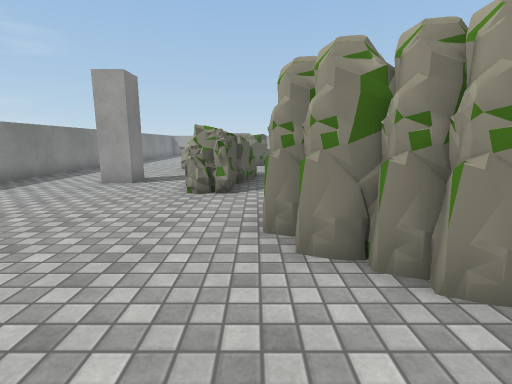
[1] (above)

22 first-person views from a walk through a Unity game level. The camera is 1.3 m above the floor, tilts 10° down and sees 85° across. The floor is counted in squares, 1 m on a side. Each view is taken from the middle of a square. On the plan, view 1 faces up. The plan holds only what a view shows up to about 13 squares ahead; the rest is blank. The place goes on beyond the plan. The player is left out. Some animated figures are left out. Some surface patterns are stand-ins.

[2]
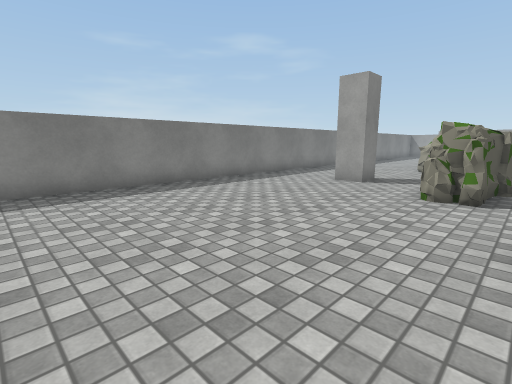

[3]
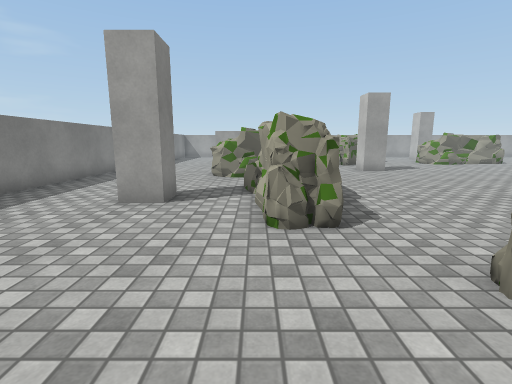

[4]
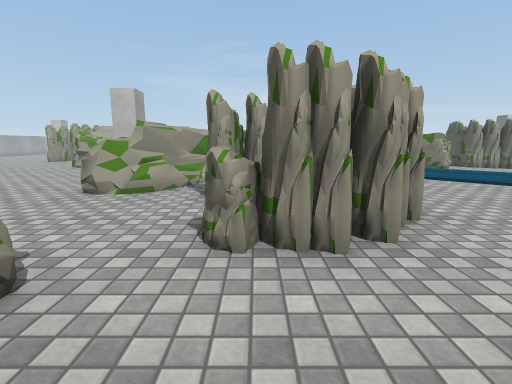

[5]
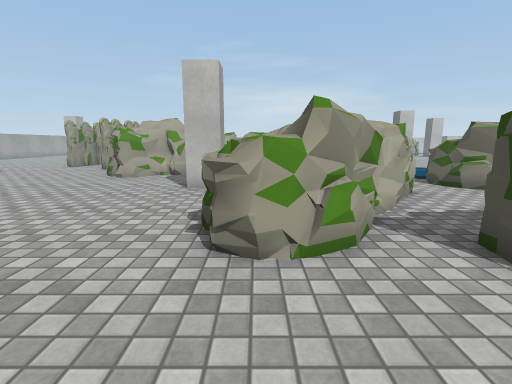

[6]
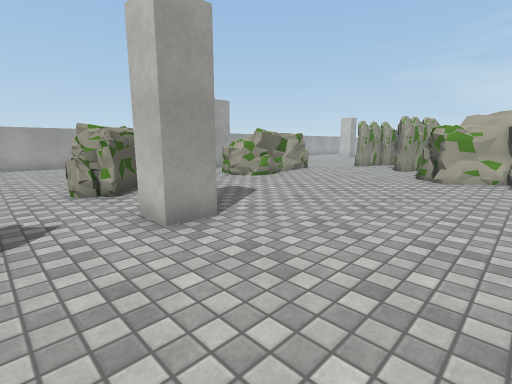

[7]
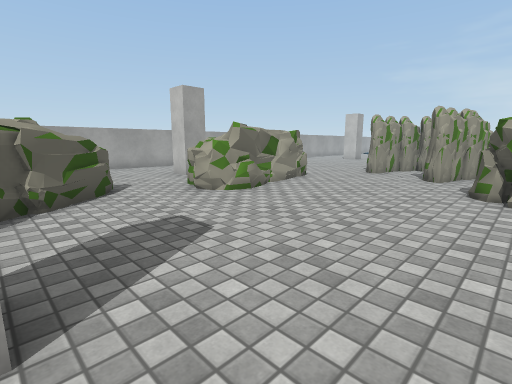

[8]
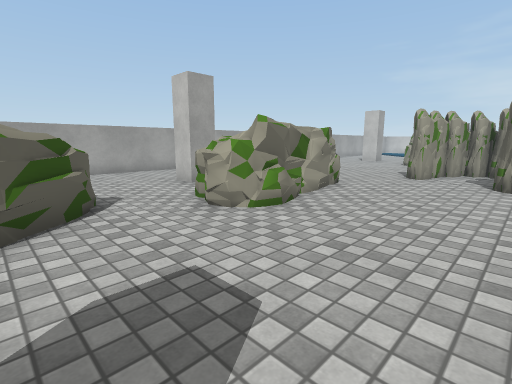

[9]
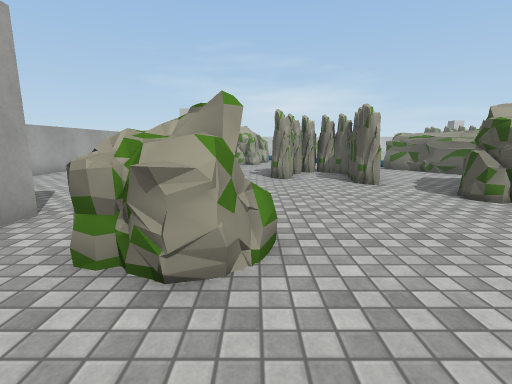

[10]
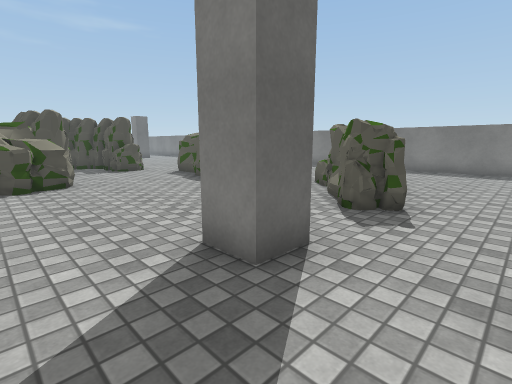

[11]
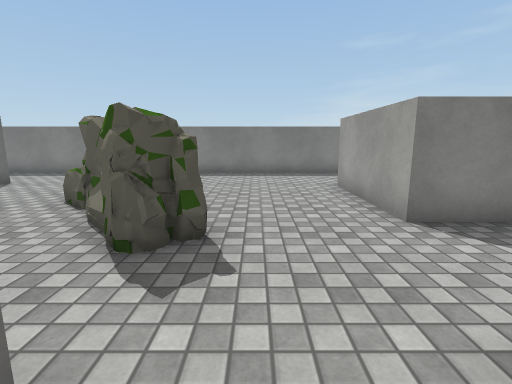

[12]
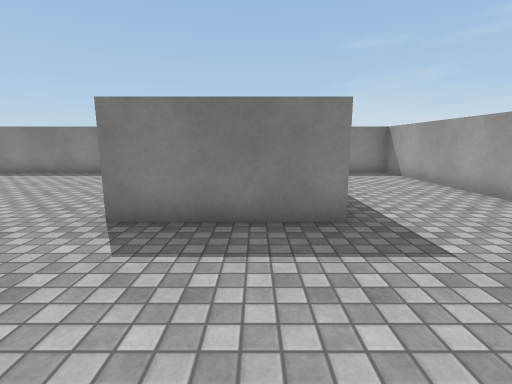

[13]
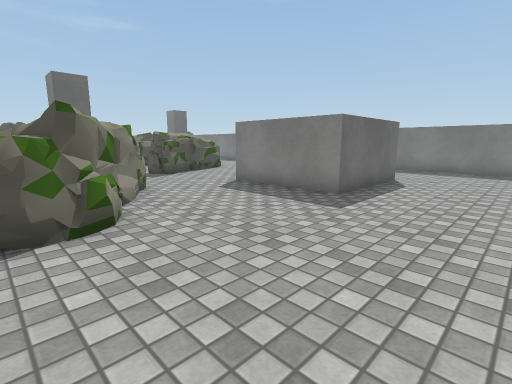

[14]
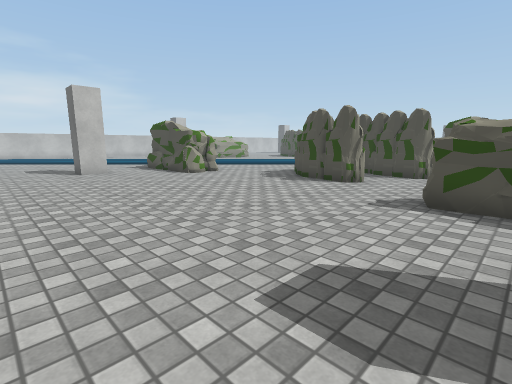

[15]
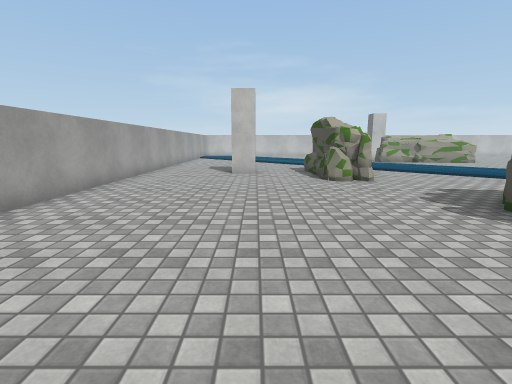

[16]
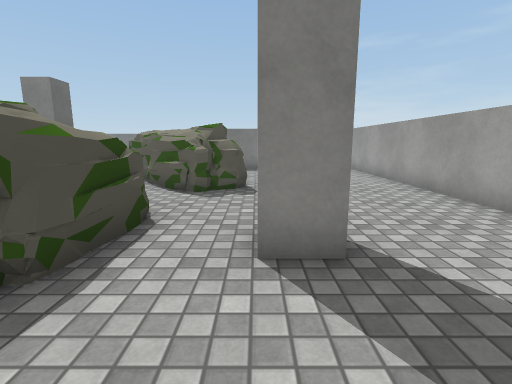

[17]
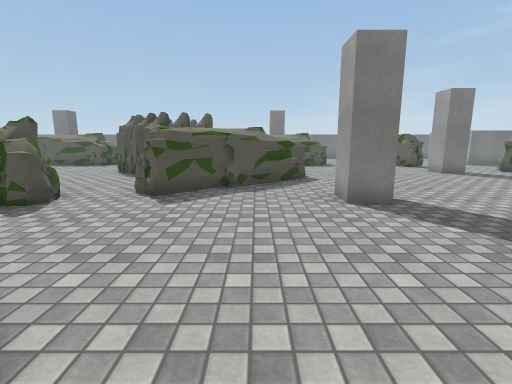

[18]
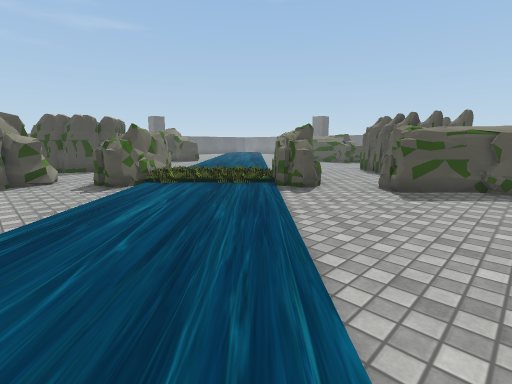

[19]
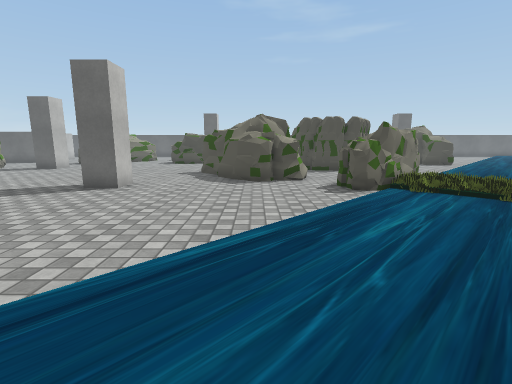

[20]
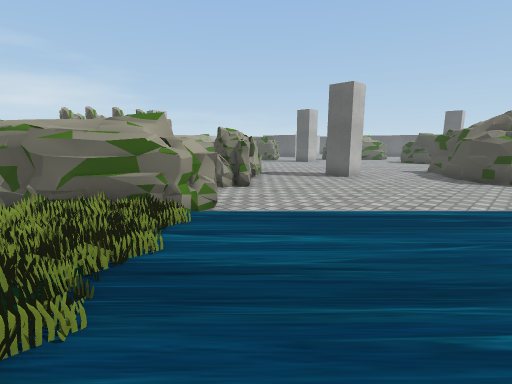

[21]
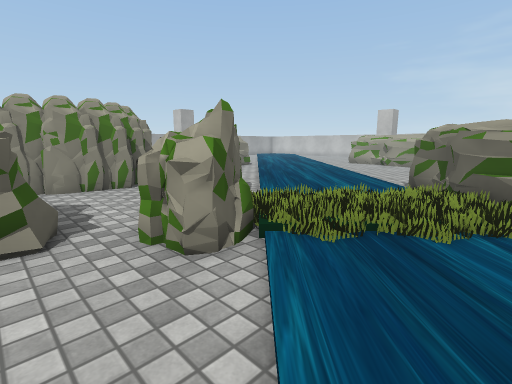

[22]
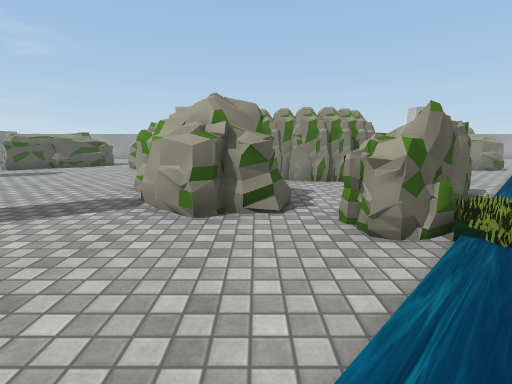

### Floor plan
Key: @ floor where view 1 was taken; # wall or solid block; . main floor; : floor 0.25 m higher than the main floor; ~ liquid the walk can cross; O other object.
Columns run from 9 left of view 1 to 23 right of it. Each row starts with its distance up from view 1.
 29 ########  ###########     #######
 28 #................................
 27 #................................
 26 #................................
 25 #..................##............
 24 #....####......O...##............
 23 #       #.....OO.................
 22 #       #....OOO..OOO.O..........
 21 #....####...OOOO.OOOOOO.........O
 20 #...........OO....OOO...........O
 19 #...........O............OOOO....
 18 #..........................OO....
 17 #........OO.##..........O..OOO...
 16 #.....  OO..##..........OOOOO  ..
 15 #....OOOO............OO....O   ..
 14 #....OOO.............OOO..... ..~
 13 #.. ..... ...........OOOO...OO.~~
 12 #.. ...   ............OOO..OO.~~~
 11 #......O O........##...OO.OO  ~~~
 10 #...##.O O....O...##......OO O ~~
  9 #...##.OO....OOO...........~:O  O
  8 #......OO....OOOO.........~~.O OO
  7 #.......O......OOO.......~~~~OOO
  6 #.........O.OOO.OOO.....~~~~~.OO
  5 #........OO..OO..OO....~~~~~....
  4 #........OOO.OO.......~~~~~.....O
  3 #.........OOOOO...OO.~~~~~.....OO
  2 #..........OOO....OO~~~~~.......O
  1 #............... OO:O~~~.........
  0 #....... @ .....   .OO~..........
 -1             ....      OO......##.
 -2              ...~~    OO..O...#
 -3               .~~~~~   .OOOO...
 -4                 ~~~      OOO....
 -5                ~~~.        OO...

Positions as (right, up) in squares from view 1, and headings:
1: (0, 0), facing up
2: (0, 0), facing up-left
3: (-2, 3), facing up
4: (-3, 5), facing right
5: (1, 9), facing right
6: (1, 12), facing up-right
7: (4, 14), facing up-right
8: (5, 16), facing up-right
9: (6, 20), facing right
10: (6, 19), facing down-left
11: (4, 18), facing left
12: (4, 23), facing left
13: (6, 28), facing down-left
14: (12, 28), facing down-right
15: (13, 24), facing right
16: (14, 24), facing left
17: (16, 8), facing left
18: (17, 8), facing down-left
19: (17, 7), facing down
20: (16, 9), facing down-right
21: (15, 7), facing up-right
22: (15, 6), facing up
